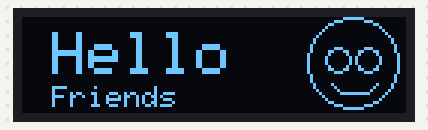
Recording of a sketch running on a simulated Arduino Uno, built with avr-gcc and run on an emulated ATmega328P. Parts: 128×32 one-colour display.

Above: at 1.1 s.

The sketch:

OLED_Display_1.ino
```cpp
#include<Wire.h>

#include<Adafruit_GFX.h>

#include<Adafruit_SSD1306.h>


#define SCREEN_WIDTH 128

#define SCREEN_HEIGHT 32


Adafruit_SSD1306
display(SCREEN_WIDTH, SCREEN_HEIGHT, &Wire , -1);


void
setup(void) {

  display.begin(SSD1306_SWITCHCAPVCC, 0x3C);

}

void
loop() {


  display.clearDisplay ();

  display.setCursor (10, 5);

  display.setTextSize (2);

  display.setTextColor (WHITE);

  display.print ("Hello");


  display.setCursor (10, 23);

  display.setTextSize (1);

  display.print ("Friends");

  delay (1000);


  display.drawCircle (110, 15, 15, WHITE); //Head frame

  display.drawCircle (105, 14, 4, WHITE); //Left eye

  display.drawCircle (115, 14, 4, WHITE); //Right eye


  display.drawPixel (103, 22, WHITE); // Mouth

  display.drawPixel (118, 22, WHITE); // Mouth

  display.drawPixel (104, 23, WHITE); // Mouth

  display.drawPixel (117, 23, WHITE); // Mouth

  display.drawPixel (105, 24, WHITE); // Mouth

  display.drawPixel (116, 24, WHITE); // Mouth

  display.drawLine (106, 25, 115, 25, WHITE);
// Mouth

  display.display ();


  delay (1000);

}
```
